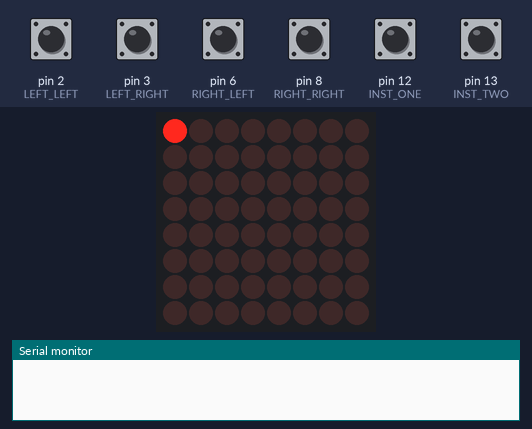
Simulated run of this program. Board: Arduino Uno, built with avr-gcc and run on an emulated ATmega328P. On the bench: 8×8 LED matrix, the last lines printed to the serial monitor. Inputs (shaded band) come from the test bench; at power-on: pin 2 (LEFT_LEFT), pin 3 (LEFT_RIGHT), pin 6 (RIGHT_LEFT), pin 8 (RIGHT_RIGHT), pin 12 (INST_ONE), pin 13 (INST_TWO) HIGH. The audio player accepts every command and is not drawn.

Above: at 1.7 s.
1.8 s: pin 6 (RIGHT_LEFT) pulled LOW for 1 s
At 2.1 s:
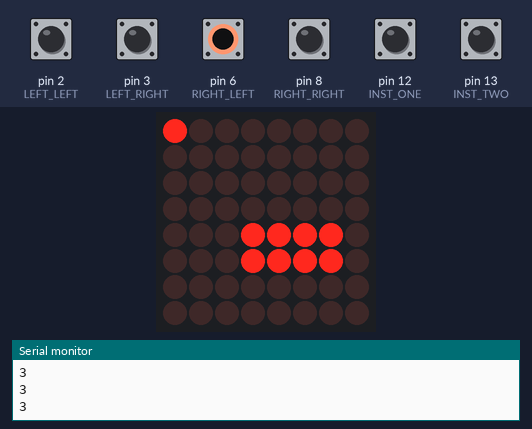
5.8 s: pin 2 (LEFT_LEFT) pulled LOW for 0.15 s
At 5.98 s:
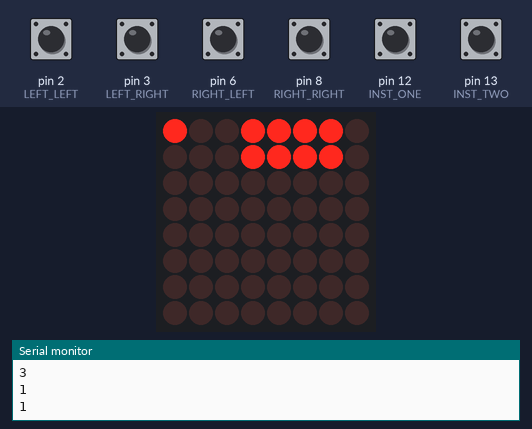
7.6 s: pin 3 (LEFT_RIGHT) pulled LOW for 0.15 s
At 7.78 s:
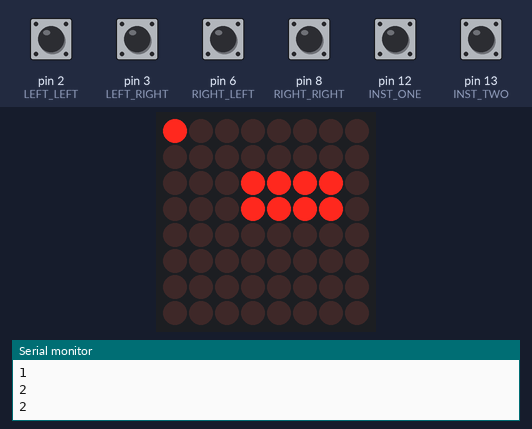
9.4 s: pin 8 (RIGHT_RIGHT) pulled LOW for 0.15 s
At 9.58 s:
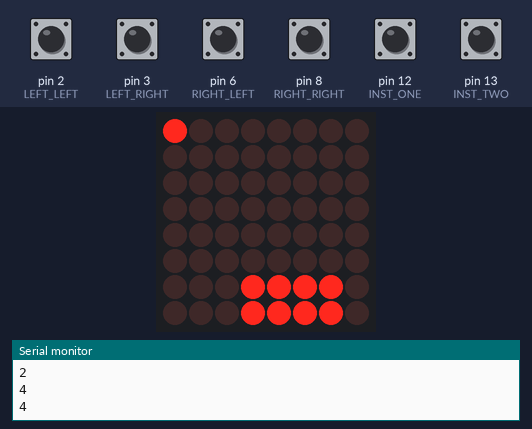
11.2 s: pin 12 (INST_ONE) pulled LOW for 0.15 s
At 11.37 s:
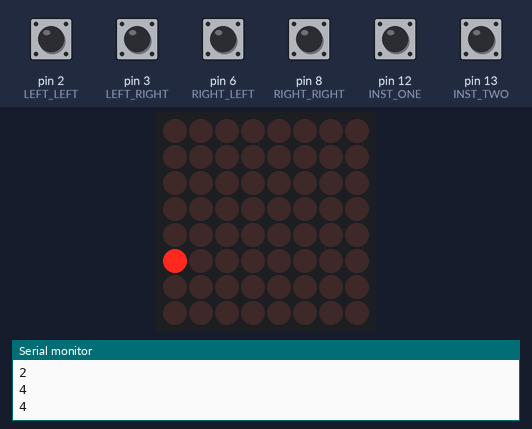
13.0 s: pin 13 (INST_TWO) pulled LOW for 0.15 s
At 13.19 s:
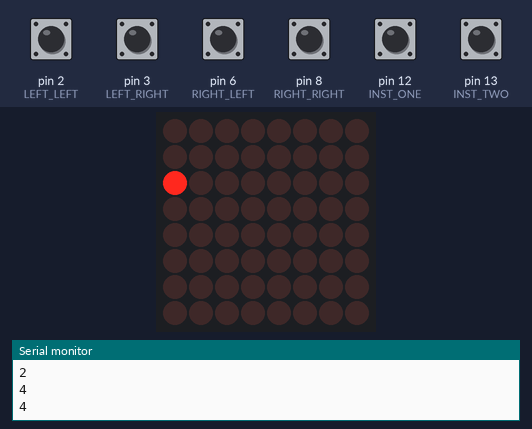
Timing chart, 0 to 15.8 s (numbered marks = the images above; inputs shaded):
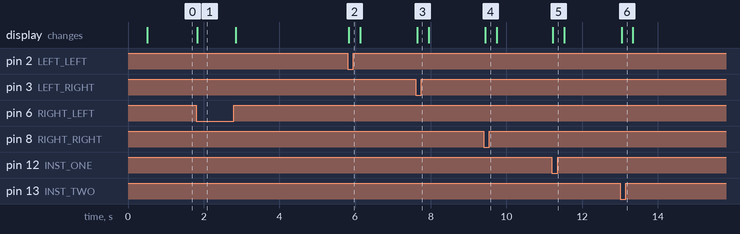

Measured:
- after the input at 1.8 s, the display: changes at once (image 1)
- after the input at 5.8 s, the display: changes at once (image 2)
- after the input at 7.6 s, the display: changes at once (image 3)
- after the input at 9.4 s, the display: changes at once (image 4)
- after the input at 11.2 s, the display: changes at once (image 5)
- after the input at 13.0 s, the display: changes at once (image 6)

The program:

main.cpp
```cpp
#include <Arduino.h>
#include <DFPlayerMini_Fast.h>
#include <SoftwareSerial.h>
#include <LedControl.h>

#define LEFT_LEFT 2
#define LEFT_RIGHT 3
#define RIGHT_LEFT 6
#define RIGHT_RIGHT 8

#define INST_ONE 12
#define INST_TWO 13

SoftwareSerial mp3Serial(10, 11);
DFPlayerMini_Fast myDFPlayer;

 //pin 12 is connected to the DataIn
 //pin 11 is connected to the CLK
 //pin 10 is connected to LOAD
LedControl lc = LedControl(A2,A0,A1,1);

void setup() {
  mp3Serial.begin(9600);
  Serial.begin(115200);

  myDFPlayer.begin(mp3Serial, true);
  myDFPlayer.volume(30);

  myDFPlayer.stop();

  pinMode(LEFT_LEFT, INPUT_PULLUP);
  pinMode(LEFT_RIGHT, INPUT_PULLUP);
  pinMode(RIGHT_LEFT, INPUT_PULLUP);
  pinMode(RIGHT_RIGHT, INPUT_PULLUP);

  pinMode(INST_ONE, INPUT_PULLUP);
  pinMode(INST_TWO, INPUT_PULLUP);

  lc.shutdown(0,false);
  lc.setIntensity(0,8);
  lc.clearDisplay(0);


}


int button[4];

enum INST {
  ROCK_DRUM = 1,
  CLASSIC_DRUM = 5,
  KOREAN = 9,
  SCHOOL = 13
};

void printLight(int* button, INST n) {
  if(button[0]) {
    lc.setLed(0, 0, 3, true);
    lc.setLed(0, 0, 4, true);
    lc.setLed(0, 0, 5, true);
    lc.setLed(0, 0, 6, true);
    lc.setLed(0, 1, 3, true);
    lc.setLed(0, 1, 4, true);
    lc.setLed(0, 1, 5, true);
    lc.setLed(0, 1, 6, true);
  }
  if(button[1]) {
    lc.setLed(0, 2, 3, true);
    lc.setLed(0, 2, 4, true);
    lc.setLed(0, 2, 5, true);
    lc.setLed(0, 2, 6, true);
    lc.setLed(0, 3, 3, true);
    lc.setLed(0, 3, 4, true);
    lc.setLed(0, 3, 5, true);
    lc.setLed(0, 3, 6, true);
  }
  if(button[2]) {
    lc.setLed(0, 4, 3, true);
    lc.setLed(0, 4, 4, true);
    lc.setLed(0, 4, 5, true);
    lc.setLed(0, 4, 6, true);
    lc.setLed(0, 5, 3, true);
    lc.setLed(0, 5, 4, true);
    lc.setLed(0, 5, 5, true);
    lc.setLed(0, 5, 6, true);
  }
  if(button[3]) {
    lc.setLed(0, 6, 3, true);
    lc.setLed(0, 6, 4, true);
    lc.setLed(0, 6, 5, true);
    lc.setLed(0, 6, 6, true);
    lc.setLed(0, 7, 3, true);
    lc.setLed(0, 7, 4, true);
    lc.setLed(0, 7, 5, true);
    lc.setLed(0, 7, 6, true);
  }

  switch(n) {
    case 0:
      lc.setLed(0, 0, 0, true);
      break;
    case 1:
      lc.setLed(0, 2, 0, true);
      break;
    case 2:
      lc.setLed(0, 5, 0, true);
      break;
    case 3:
      lc.setLed(0, 7, 0, true);
      break;
  }
}


INST inst = ROCK_DRUM;

INST instNumber;

void loop() {

  instNumber = !digitalRead(INST_ONE) * 2 + !digitalRead(INST_TWO);


  switch(instNumber) {
    case 0:
      inst = ROCK_DRUM;
      break;
    case 1:
      inst = CLASSIC_DRUM;
      break;
    case 2:
      inst = KOREAN;
      break;
    case 3:
      inst = SCHOOL;
      break;
  }

  button[0] = !digitalRead(LEFT_LEFT);
  button[1] = !digitalRead(LEFT_RIGHT);
  button[2] = !digitalRead(RIGHT_LEFT);
  button[3] = !digitalRead(RIGHT_RIGHT);

  lc.clearDisplay(0);
  printLight(button, instNumber);


  if (button[0]) {
    myDFPlayer.play(inst + 0);
    delay(50);
    Serial.println(inst + 0);
  }
  if (button[1]) {
    myDFPlayer.play(inst + 1);
    delay(50);
    Serial.println(inst + 1);
  }
   if (button[2]) {
    myDFPlayer.play(inst + 2);
    delay(50);
    Serial.println(inst + 2);
  }
   if (button[3]) {
    myDFPlayer.play(inst + 3);
    delay(50);
    Serial.println(inst + 3);
  }

  delay(5);
}
```
